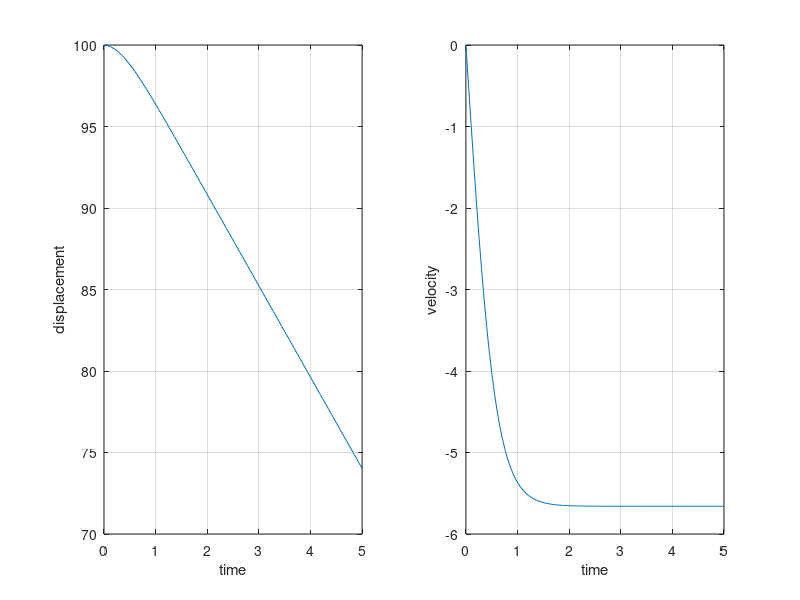

Write MATLAB code to recreate this figure.
% Bungee1
clc;
clear;
close all;

%% Inputs

% Time
dt = 0.05;      % Timestep (s)
Tmax = 5;      % Max time (s)
ninc = Tmax/dt; % Number of increments

% Jumper
m = 1;         % Mass of jumper (Kg)
xTop = 100;    % Starting height
c = 0.5;       % Coeff of drag
rho = 1.225;   % Density of air
A = 1;         % Area of jumper
CdA = 0.5 * rho * c;

% Set up vars to store data
t = linspace(0,Tmax,ninc);
x = zeros(size(t));   % Displacement
v = zeros(size(t));   % Velocity
a = zeros(size(t));   % Acceleration
F = zeros(size(t));   % Total force on jumper

%% Set initial conditions
x(1)  = xTop;
v(1)  = 0;
F(1)  = m*9.81 - ( CdA * v(1)^2 );
a(1)  = -F(1) / m;


%% Loop thru and calc
for n = 2:ninc
    F(n)  = m*9.81 - ( CdA * v(n-1)^2 ); 
    a(n)  = -F(n) / m;                   
    v(n)  = v(n-1) + (a(n)*dt);
    x(n)  = x(n-1) + (v(n)*dt);
end



%% Do plot

figure
subplot(1,2,1)
plot(t,x)
grid on
xlabel('time')
ylabel('displacement')
subplot(1,2,2)
plot(t,v)
grid on
xlabel('time')
ylabel('velocity')
